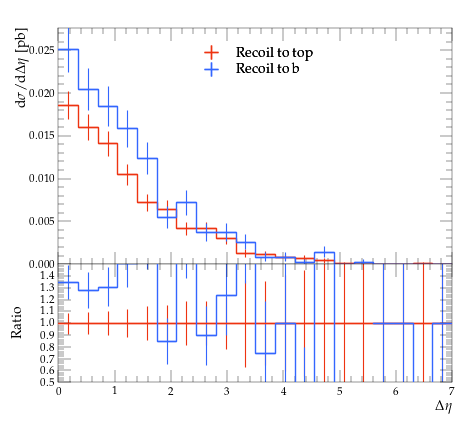

Write Python code to recreate this figure.
#! /usr/bin/env python

# This Python script was auto-generated using YODA v2.0.2.
# Analysis object: /MC_TTBAR/onelep_jetb_1_jetl_1_deta
# Timestamp: 31-07-2026 (12:23:22)

import matplotlib as mpl
import matplotlib.pyplot as plt
mpl.use('Agg') # comment out for interactive use
import os
import numpy as np

plotDir = os.path.split(os.path.realpath(__file__))[0]
if 'YODA_USER_PLOT_PATH' in globals():
    plot_outdir = globals()['YODA_USER_PLOT_PATH']
else:
    plot_outdir = plotDir

#plot style
plt.style.use(os.path.join(plotDir, '../default.mplstyle'))
# plot metadata
figW, figH = plt.rcParams['figure.figsize']
ax_xLabel = r'$\Delta \eta$'
ax_yLabel = r'$\mathrm{d}\sigma/\mathrm{d}\Delta \eta$ [pb]'
ax_title  = r''
ax_xScale = 'linear'
ax_yScale = 'linear'
xLims = (0.0, 7.0)
yLims = (0.0, 0.027613696000000004)

# TeX-friendly labels for the legend
labels = {
    'legend' : ([ r"Recoil to top", r"Recoil to b" ], r""),
}

# Adjust canvas width and height
canvasW = 10.0
canvasH = 9.0
figW *= canvasW/10.
figH *= canvasH/9.

# Create figure and axis objects
fig, (ax, ratio0_ax) = plt.subplots(2, 1, sharex=True,
                  figsize=(figW,figH), gridspec_kw={'height_ratios': (6.0, 3.0)})

# Set figure margins
plt.subplots_adjust(
    left   = 1.0 * plt.rcParams['figure.subplot.left'],
    right  = 1.0 * plt.rcParams['figure.subplot.right'],
    top    = 1.0 * plt.rcParams['figure.subplot.top'],
    bottom = 1.0 * plt.rcParams['figure.subplot.bottom'])

ratio0_ax.yaxis.set_major_locator(mpl.ticker.MultipleLocator(0.1))
ratio0_ax.set_ylim(0.5, 1.4999)
ratio0_ax.set_ylabel('Ratio')

# the numerical data is stored in a separate file
dataf = dict()
prefix = os.path.split(__file__)[0]
if prefix:    prefix = prefix + '/'
exec(open(prefix+'onelep_jetb_1_jetl_1_deta__data.py').read(), dataf)


legend_handles = dict() # keep track of handles for the legend

# style options for curves
# starts at zorder>=5 to draw curve on top of legend
styles = {
  'recoil_t': {
    'color' : '#EE3311',
    'linestyle' : '-',
    'linewidth' : 1,
    'marker' : 'none',
    'markersize' : 2,
    'capsize' : 0.0,
    'zorder' : 5,
    'histstyle' : 1,
    'drawstyle' : 'steps-pre',
    'xerrorbars' : 1,
    'yerrorbars' : 1,
    'fillcolor' : None,
    'fillopacity' : 1.0,
    'ratio0_linestyle' : '-',
    'ratio0_linewidth' : 1,
    'ratio0_marker' : 'none',
    'ratio0_markersize' : 2,
    'ratio0_capsize' : 0.0,
    'ratio0_zorder' : 5,
    'ratio0_histstyle' : 1,
    'ratio0_drawstyle' : 'steps-pre',
    'ratio0_xerrorbars' : 1,
    'ratio0_yerrorbars' : 1,
  },
  'recoil_b': {
    'color' : '#3366FF',
    'linestyle' : '-',
    'linewidth' : 1,
    'marker' : 'none',
    'markersize' : 2,
    'capsize' : 0.0,
    'zorder' : 6,
    'histstyle' : 1,
    'drawstyle' : 'steps-pre',
    'xerrorbars' : 1,
    'yerrorbars' : 1,
    'fillcolor' : None,
    'fillopacity' : 1.0,
    'ratio0_linestyle' : '-',
    'ratio0_linewidth' : 1,
    'ratio0_marker' : 'none',
    'ratio0_markersize' : 2,
    'ratio0_capsize' : 0.0,
    'ratio0_zorder' : 6,
    'ratio0_histstyle' : 1,
    'ratio0_drawstyle' : 'steps-pre',
    'ratio0_xerrorbars' : 1,
    'ratio0_yerrorbars' : 1,
  },
}

# curve from input yoda files in main panel
for label, yvals in dataf['yvals'].items():
    if all(np.isnan(v) for v in dataf['yvals'][label]):
        continue
    tmp = None
    if styles[label]['histstyle']: # draw as histogram
        xpos = dataf['xedges'][label] if styles[label]['drawstyle'] else dataf['xpoints'][label]
        ypos = np.insert(yvals, 0, yvals[0]) if styles[label]['drawstyle'] else yvals
        if styles[label]['fillcolor']: # fill area below curve
            ax.fill_between(xpos, ypos, step='pre',
                            color=styles[label]['fillcolor'],
                            alpha=styles[label]['fillopacity'])
        tmp, = ax.plot(xpos, ypos,
                       color=styles[label]['color'],
                       linestyle=styles[label]['linestyle'],
                       linewidth=styles[label]['linewidth'],
                       drawstyle=styles[label]['drawstyle'], solid_joinstyle='miter',
                       zorder=styles[label]['zorder'], label=label)
    tmp = ax.errorbar(dataf['xpoints'][label], yvals,
                      xerr=np.array(dataf['xerrs'][label])*styles[label]['xerrorbars'],
                      yerr=np.array(dataf['yerrs'][label])*styles[label]['yerrorbars'],
                      fmt=styles[label]['marker'], capsize=styles[label]['capsize'],
                      markersize=styles[label]['markersize'],
                      ecolor=styles[label]['color'],
                      color=styles[label]['color'], zorder=styles[label]['zorder'])
    tmp[-1][0].set_linestyle(styles[label]['linestyle'])
    tmp[-1][0].set_linewidth(styles[label]['linewidth'])
    if label in dataf['add_legend_handle']:  legend_handles[label] = tmp
    for varLabel in dataf['variation_yvals'].keys():
        if varLabel.startswith(label):
            tmp, = ax.plot(dataf['xedges'][label], dataf['variation_yvals'][varLabel],
                           color=styles[label]['color'],
                           linestyle=styles[label]['linestyle'],
                           linewidth=styles[label]['linewidth'],
                           drawstyle='steps-pre', solid_joinstyle='miter',
                           zorder=styles[label]['zorder'], alpha=0.5)


# plots on ratio panel
# curve from input yoda files in ratio panel
for label, yvals in dataf['ratio0_yvals'].items():
    if all(np.isnan(v) for v in yvals):
        continue
    if styles[label]['ratio0_histstyle']: # plot as histogram
        xpos = dataf['xedges']['recoil_t'] if styles[label]['ratio0_drawstyle'] else dataf['xpoints']['recoil_t']
        ypos = np.insert(yvals, 0, yvals[0]) if styles[label]['ratio0_drawstyle'] else yvals
        ratio0_ax.plot(xpos, ypos,
                       color=styles[label]['color'],
                       linewidth=styles[label]['linewidth'],
                       linestyle=styles[label]['ratio0_linestyle'],
                       drawstyle=styles[label]['ratio0_drawstyle'], zorder=styles[label]['zorder'],
                       solid_joinstyle='miter')
    tmp = ratio0_ax.errorbar(dataf['xpoints']['recoil_t'], yvals,
                             xerr=np.array(dataf['ref_xerrs'])*styles[label]['ratio0_xerrorbars'],
                             yerr=np.array(dataf['ratio0_yerrs'][label])*styles[label]['ratio0_yerrorbars'],
                             fmt=styles[label]['ratio0_marker'], capsize=styles[label]['ratio0_capsize'],
                             markersize=styles[label]['ratio0_markersize'],
                             ecolor=styles[label]['color'],
                             color=styles[label]['color'])
    tmp[-1][0].set_linestyle(styles[label]['ratio0_linestyle'])
    tmp[-1][0].set_linewidth(styles[label]['ratio0_linewidth'])

    for varlabel in dataf['ratio0_variation_vals'].keys():
        if varlabel.startswith(label):
            ratio0_ax.plot(dataf['xedges']['recoil_t'],
                            dataf['ratio0_variation_vals'][varlabel],
                            color=styles[label]['color'],
                            linestyle=styles[label]['linestyle'],
                            linewidth=styles[label]['linewidth'],
                            drawstyle='steps-pre', solid_joinstyle='miter',
                            zorder=1, alpha=0.5)

legend_items = list(legend_handles.values())
ax.add_artist(ax.legend(legend_items,
                        labels['legend'][0],
                        title=labels['legend'][1],
                        alignment='left',
                        loc='upper center',
                        bbox_to_anchor=(0.5, 0.97)))

# set plot metadata as defined above
ratio0_ax.set_xlabel(ax_xLabel)
ratio0_ax.xaxis.set_label_coords(1., -0.15)
ax.set_ylabel(ax_yLabel, ha='right', va='top')
ax.yaxis.set_label_coords(-0.11, 1.0)
ax.set_title(ax_title, loc='left')
ax.set_xscale(ax_xScale)
ax.set_yscale(ax_yScale)
ax.set_xlim(xLims)
ax.set_ylim(yLims)

# tick formatting
plt.rcParams['xtick.top'] = True
plt.rcParams['ytick.right'] = True
fig.align_ylabels((ax, ratio0_ax))
plt.savefig(os.path.join(plot_outdir, 'onelep_jetb_1_jetl_1_deta.pdf'), format='PDF')
plt.savefig(os.path.join(plot_outdir, 'onelep_jetb_1_jetl_1_deta.png'), format='PNG')

plt.close(fig)
